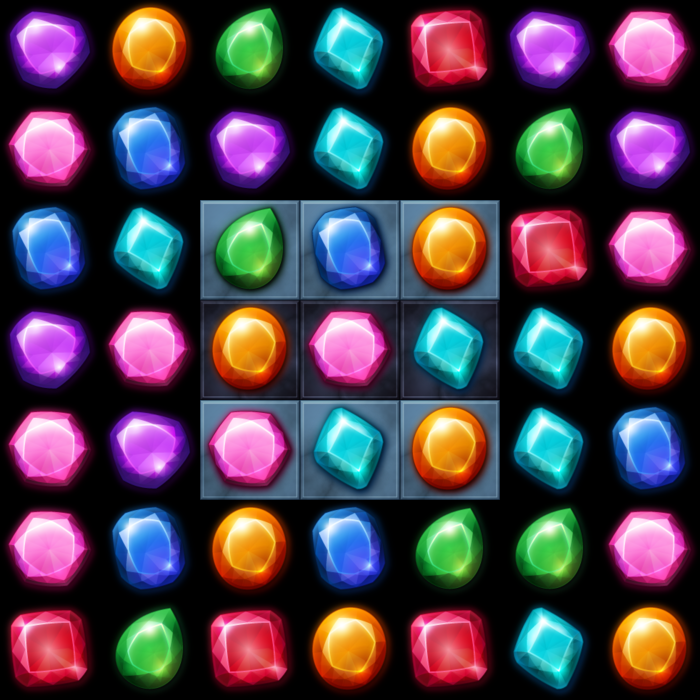

Rendered tile map (Tiled .tmx) drawn with the repository's tilesets; below, a short description and the full map source, tile grids included:
An orthogonal 7x7 tile map with 100x100 px tiles, 3 tile layers (bottom, under, pieces).

<map version="1.0" tiledversion="1.0.3" orientation="orthogonal" renderorder="right-down" width="7" height="7" tilewidth="100" tileheight="100" nextobjectid="1">
 <tileset firstgid="1" name="pieces" tilewidth="100" tileheight="100" tilecount="11" columns="0">
  <grid orientation="orthogonal" width="1" height="1" />
  <tile id="0">
   <image width="100" height="100" source="../pieces/booster01.png" />
  </tile>
  <tile id="1">
   <image width="100" height="100" source="../pieces/booster02.png" />
  </tile>
  <tile id="2">
   <image width="100" height="100" source="../pieces/piece01.png" />
  </tile>
  <tile id="3">
   <image width="100" height="100" source="../pieces/piece02.png" />
  </tile>
  <tile id="4">
   <image width="100" height="100" source="../pieces/piece03.png" />
  </tile>
  <tile id="5">
   <image width="100" height="100" source="../pieces/piece04.png" />
  </tile>
  <tile id="6">
   <image width="100" height="100" source="../pieces/piece05.png" />
  </tile>
  <tile id="12">
   <image width="100" height="100" source="../pieces/piece06.png" />
  </tile>
  <tile id="13">
   <image width="100" height="100" source="../pieces/piece07.png" />
  </tile>
  <tile id="15">
   <image width="100" height="100" source="../pieces/under-piece01.png" />
  </tile>
  <tile id="16">
   <image width="100" height="100" source="../pieces/under-piece02.png" />
  </tile>
 </tileset>
 <layer name="bottom" width="7" height="7">
  <data encoding="csv">
0,0,0,0,0,0,0,
0,0,0,0,0,0,0,
0,0,16,16,16,0,0,
0,0,16,16,16,0,0,
0,0,16,16,16,0,0,
0,0,0,0,0,0,0,
0,0,0,0,0,0,0
</data>
 </layer>
 <layer name="under" width="7" height="7">
  <data encoding="csv">
0,0,0,0,0,0,0,
0,0,0,0,0,0,0,
0,0,16,16,16,0,0,
0,0,17,17,17,0,0,
0,0,16,16,16,0,0,
0,0,0,0,0,0,0,
0,0,0,0,0,0,0
</data>
 </layer>
 <layer name="pieces" width="7" height="7">
  <data encoding="csv">
13,6,5,4,14,13,7,
7,3,13,4,6,5,13,
3,4,5,3,6,14,7,
13,7,6,7,4,4,6,
7,13,7,4,6,4,3,
7,3,6,3,5,5,7,
14,5,14,6,14,4,6
</data>
 </layer>
</map>
